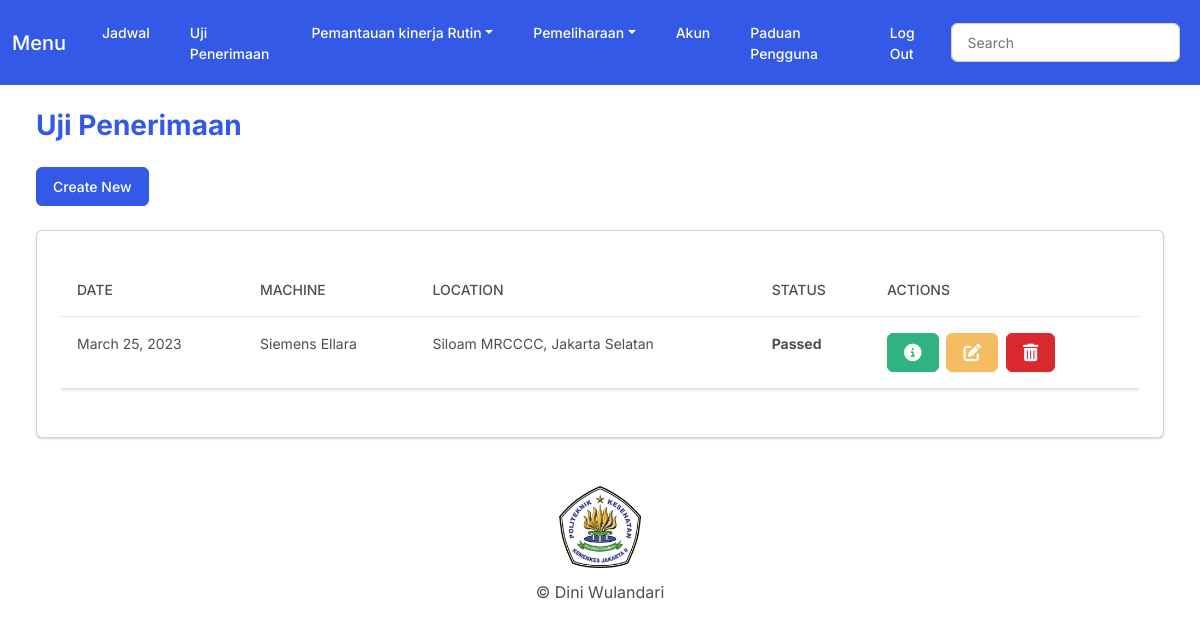
Page /home_penerimaan (signed in) on the earlier database version.
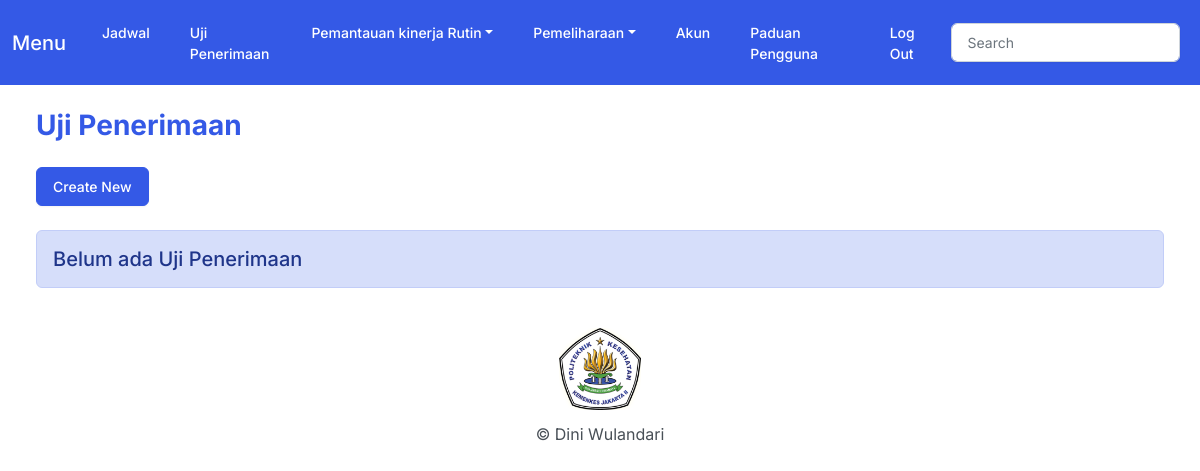
Same page on the later database version.
### myapp/models.py (models this page shows, shortened)
class Penerimaan(models.Model):
    OK = 'BAIK'
    BAD = 'TIDAK BAIK'
    PART = 'PENGGANTIAN PART'
    SVC = 'PERBAIKAN'
    ADJ = 'ADJUSTMENT'
    STR = 'PENGUATAN'
    CLN = 'PEMBERSIHAN'
    LBC = 'LUBRIKASI'
    CHOICES = (
        (OK, 'Baik'),
        (BAD, 'Tidak baik'),
        (PART, 'Penggantian part'),
        (SVC, 'Perbaikan'),
        (ADJ, 'Adjustment'),
        (STR, 'Penguatan'),
        (CLN, 'Pembersihan'),
        (LBC, 'Lubrikasi'),
    )
    user = models.ForeignKey(User, on_delete=models.CASCADE, null=True)
    task_date = models.DateField(null=True)
    location = models.CharField(max_length=150)
    hos_unit = models.CharField(max_length=150)
    tech_name = models.CharField(max_length=150)
    tube_std_brand = models.CharField(max_length=150)
    tube_std_model = models.CharField(max_length=150)
    tube_std_serial = models.CharField(max_length=150)
    tube_std_is_okay = models.BooleanField('okay', default=False)
    tube_spt_brand = models.CharField(max_length=150)
    tube_spt_model = models.CharField(max_length=150)
    tube_spt_serial = models.CharField(max_length=150)
    tube_spt_is_okay = models.BooleanField('okay', default=False)
    tube_asb_brand = models.CharField(max_length=150)
    tube_asb_model = models.CharField(max_length=150)
    tube_asb_serial = models.CharField(max_length=150)
    tube_asb_is_okay = models.BooleanField('okay', default=False)
    beam_ld_brand = models.CharField(max_length=150)
    beam_ld_model = models.CharField(max_length=150)
    beam_ld_serial = models.CharField(max_length=150)
    beam_ld_is_okay = models.BooleanField('okay', default=False)
    htt_brand = models.CharField(max_length=150)
    htt_model = models.CharField(max_length=150)
    htt_serial = models.CharField(max_length=150)
    htt_is_okay = models.BooleanField('okay', default=False)
    flo_buck_brand = models.CharField(max_length=150)
    flo_buck_model = models.CharField(max_length=150)
    flo_buck_serial = models.CharField(max_length=150)
    flo_buck_is_okay = models.BooleanField('okay', default=False)
    lev_buck_brand = models.CharField(max_length=150)
    lev_buck_model = models.CharField(max_length=150)
    lev_buck_serial = models.CharField(max_length=150)
    lev_buck_is_okay = models.BooleanField('okay', default=False)
    buck_std_brand = models.CharField(max_length=150)
    buck_std_model = models.CharField(max_length=150)
    buck_std_serial = models.CharField(max_length=150)
    buck_std_is_okay = models.BooleanField('okay', default=False)
    acu_brand = models.CharField(max_length=150)
    acu_model = models.CharField(max_length=150)
    acu_serial = models.CharField(max_length=150)
    acu_is_okay = models.BooleanField('okay', default=False)
    fork_brand = models.CharField(max_length=150)
    fork_model = models.CharField(max_length=150)
    fork_serial = models.CharField(max_length=150)
    fork_is_okay = models.BooleanField('okay', default=False)
    gnd_cable = models.CharField(max_length=100, choices=CHOICES, default=OK)
    ln_vol = models.CharField(max_length=100, choices=CHOICES, default=OK)
    hv_cable = models.CharField(max_length=100, choices=CHOICES, default=OK)
    lv_cable = models.CharField(max_length=100, choices=CHOICES, default=OK)
    rail = models.CharField(max_length=100, choices=CHOICES, default=OK)
    std_spt = models.CharField(max_length=100, choices=CHOICES, default=OK)
    asb_tube = models.CharField(max_length=100, choices=CHOICES, default=OK)
    asb_col = models.CharField(max_length=100, choices=CHOICES, default=OK)
    lamp = models.CharField(max_length=100, choices=CHOICES, default=OK)
    bout = models.CharField(max_length=100, choices=CHOICES, default=OK)
    gen_item1 = models.CharField(max_length=100, choices=CHOICES, default=OK)
    gen_item2 = models.CharField(max_length=100, choices=CHOICES, default=OK)
    gen_item3 = models.CharField(max_length=100, choices=CHOICES, default=OK)
    tube_std_item1 = models.CharField(max_length=100, choices=CHOICES, default=OK)
    tube_std_item2 = models.CharField(max_length=100, choices=CHOICES, default=OK)
    tube_sp_item1 = models.CharField(max_length=100, choices=CHOICES, default=OK)
    tube_sp_item2 = models.CharField(max_length=100, choices=CHOICES, default=OK)
    bld_item1 = models.CharField(max_length=100, choices=CHOICES, default=OK)
    bld_item2 = models.CharField(max_length=100, choices=CHOICES, default=OK)
    bld_item3 = models.CharField(max_length=100, choices=CHOICES, default=OK)
    bld_item4 = models.CharField(max_length=100, choices=CHOICES, default=OK)
    bld_item5 = models.CharField(max_length=100, choices=CHOICES, default=OK)
    bld_item6 = models.CharField(max_length=100, choices=CHOICES, default=OK)
    bld_item7 = models.CharField(max_length=100, choices=CHOICES, default=OK)
    acu_item1 = models.CharField(max_length=100, choices=CHOICES, default=OK)
    bucky_tbl_item1 = models.CharField(max_length=100, choices=CHOICES, default=OK)
    bucky_tbl_item2 = models.CharField(max_length=100, choices=CHOICES, default=OK)
    bucky_std_item1 = models.CharField(max_length=100, choices=CHOICES, default=OK)
    bucky_std_item2 = models.CharField(max_length=100, choices=CHOICES, default=OK)
    system = models.CharField(max_length=100, choices=CHOICES, default=OK)
    is_passed = models.BooleanField('passed', default=False)
    is_failed = models.BooleanField('failed', default=False)

### myapp/views.py (the view)
# urls.py: path('home_penerimaan', views.home_penerimaan, name='home_penerimaan'),
@login_required
def home_penerimaan(request):
    if request.user.is_tro:
        return HttpResponseForbidden("Access Denied! Sorry You Cannot Access This Page")
    penerimaan = Penerimaan.objects.filter(user=request.user)
    return render(request, 'myapp/acceptance/penerimaan.html', {
        'penerimaan': penerimaan
    })

### myapp/templates/myapp/acceptance/penerimaan.html (shortened to what this page needs)
{% extends 'myapp/base.html' %}
{% block body %}
<h3 class="m-4 text-primary fw-bold">Uji Penerimaan</h3>
<div class="row">
    <div class="col-12">
        <a href="{% url 'add_penerimaan' %}" class="btn btn-primary ms-4 me-4 mb-4">Create New</a>
        {% if penerimaan %}
        <div class="card bg-secondary ms-4 me-4 mb-4">
            <div class="card-body">
                <p class="card-text">
                <div class="table-responsive">
                    <table class="table table-hover">
                        <thead>
                            <tr>
                                <th scope="col">Date</th>
                                <th scope="col">Machine</th>
                                <th scope="col">Location</th>
                                <th scope="col">Status</th>
                                <th scope="col">Actions</th>
                            </tr>
                        </thead>
                        <tbody class="myTable">
                            {% for penerimaan in penerimaan %}
                            <tr>
                                <td>{{penerimaan.task_date}}</td>
                                <td>{{penerimaan.htt_brand}} {{penerimaan.htt_model}}</td>
                                <td>{{penerimaan.location}}</td>
                                <td> {% if penerimaan.is_passed %}
                                    <strong>Passed</strong>
                                    {% elif penerimaan.is_failed %}
                                    <strong>Failed</strong>
                                    {% else %}
                                    <strong>Pending</strong>
                                    {% endif %}
                                </td>
                                <td>
                                    <button type="button" class="btn btn-success me-1"
                                        href="{% url 'view_penerimaan' penerimaan.id %}" data-bs-toggle="modal"
                                        data-bs-target="#myModal{{penerimaan.id}}">
                                        </button>
                                    <a href="{% url 'edit_penerimaan' penerimaan.id %}" class="btn btn-warning me-1"></a>
                                    <button class="btn btn-danger" data-bs-toggle="modal"
                                        data-bs-target="#delete_penerimaan{{penerimaan.id}}"></button>
                                </td>
                            </tr>
                            {% endfor %}
                        </tbody>
                    </table>
                </div>
                </p>
            </div>
        </div>
        {% else %}
        <h5 class="alert alert-primary ms-4 me-4">Belum ada Uji Penerimaan</h5>
        {% endif %}
    </div>
</div>
{% endblock %}

Differences in the rows shown:
removed Penerimaan: task_date "March 25, 2023", htt_brand "Siemens", htt_model "Ellara", location "Siloam MRCCCC, Jakarta Selatan", is_passed "Passed"
Other differences:
text no longer shown: "DATE MACHINE LOCATION STATUS ACTIONS"
text now shown: "Belum ada Uji Penerimaan"
